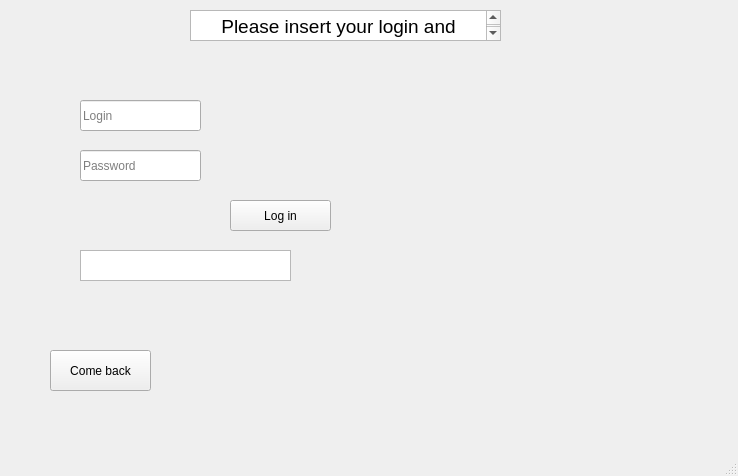
<?xml version="1.0" encoding="UTF-8"?>
<ui version="4.0">
 <class>MainWindow</class>
 <widget class="QMainWindow" name="MainWindow">
  <property name="geometry">
   <rect>
    <x>0</x>
    <y>0</y>
    <width>738</width>
    <height>476</height>
   </rect>
  </property>
  <property name="windowTitle">
   <string>MainWindow</string>
  </property>
  <widget class="QWidget" name="centralwidget">
   <widget class="QStackedWidget" name="stackedWidget">
    <property name="geometry">
     <rect>
      <x>20</x>
      <y>-10</y>
      <width>711</width>
      <height>441</height>
     </rect>
    </property>
    <property name="currentIndex">
     <number>2</number>
    </property>
    <widget class="QWidget" name="page_0">
     <widget class="QPushButton" name="pushButton_login">
      <property name="geometry">
       <rect>
        <x>50</x>
        <y>130</y>
        <width>131</width>
        <height>31</height>
       </rect>
      </property>
      <property name="text">
       <string>Login</string>
      </property>
     </widget>
     <widget class="QPushButton" name="pushButton_newAccount">
      <property name="geometry">
       <rect>
        <x>50</x>
        <y>180</y>
        <width>131</width>
        <height>31</height>
       </rect>
      </property>
      <property name="text">
       <string>Create a new account</string>
      </property>
     </widget>
     <widget class="QTextBrowser" name="textBrowser">
      <property name="geometry">
       <rect>
        <x>80</x>
        <y>10</y>
        <width>521</width>
        <height>81</height>
       </rect>
      </property>
      <property name="html">
       <string>&lt;!DOCTYPE HTML PUBLIC &quot;-//W3C//DTD HTML 4.0//EN&quot; &quot;http://www.w3.org/TR/REC-html40/strict.dtd&quot;&gt;
&lt;html&gt;&lt;head&gt;&lt;meta name=&quot;qrichtext&quot; content=&quot;1&quot; /&gt;&lt;meta charset=&quot;utf-8&quot; /&gt;&lt;style type=&quot;text/css&quot;&gt;
p, li { white-space: pre-wrap; }
hr { height: 1px; border-width: 0; }
li.unchecked::marker { content: &quot;\2610&quot;; }
li.checked::marker { content: &quot;\2612&quot;; }
&lt;/style&gt;&lt;/head&gt;&lt;body style=&quot; font-family:'Segoe UI'; font-size:9pt; font-weight:400; font-style:normal;&quot;&gt;
&lt;p align=&quot;center&quot; style=&quot; margin-top:0px; margin-bottom:0px; margin-left:0px; margin-right:0px; -qt-block-indent:0; text-indent:0px;&quot;&gt;&lt;span style=&quot; font-size:28pt;&quot;&gt;Welcome to the bank!&lt;/span&gt;&lt;/p&gt;&lt;/body&gt;&lt;/html&gt;</string>
      </property>
     </widget>
     <widget class="QTextBrowser" name="textBrowser_Announcement">
      <property name="geometry">
       <rect>
        <x>180</x>
        <y>260</y>
        <width>251</width>
        <height>51</height>
       </rect>
      </property>
     </widget>
    </widget>
    <widget class="QWidget" name="page_1">
     <widget class="QTextBrowser" name="textBrowser_InfoNewAccount">
      <property name="geometry">
       <rect>
        <x>130</x>
        <y>20</y>
        <width>401</width>
        <height>41</height>
       </rect>
      </property>
      <property name="html">
       <string>&lt;!DOCTYPE HTML PUBLIC &quot;-//W3C//DTD HTML 4.0//EN&quot; &quot;http://www.w3.org/TR/REC-html40/strict.dtd&quot;&gt;
&lt;html&gt;&lt;head&gt;&lt;meta name=&quot;qrichtext&quot; content=&quot;1&quot; /&gt;&lt;meta charset=&quot;utf-8&quot; /&gt;&lt;style type=&quot;text/css&quot;&gt;
p, li { white-space: pre-wrap; }
hr { height: 1px; border-width: 0; }
li.unchecked::marker { content: &quot;\2610&quot;; }
li.checked::marker { content: &quot;\2612&quot;; }
&lt;/style&gt;&lt;/head&gt;&lt;body style=&quot; font-family:'Segoe UI'; font-size:9pt; font-weight:400; font-style:normal;&quot;&gt;
&lt;p align=&quot;center&quot; style=&quot; margin-top:0px; margin-bottom:0px; margin-left:0px; margin-right:0px; -qt-block-indent:0; text-indent:0px;&quot;&gt;&lt;span style=&quot; font-size:16pt;&quot;&gt;Please state your name, surname, login and password&lt;/span&gt;&lt;/p&gt;&lt;/body&gt;&lt;/html&gt;</string>
      </property>
     </widget>
     <widget class="QLineEdit" name="lineEdit_newName">
      <property name="geometry">
       <rect>
        <x>60</x>
        <y>120</y>
        <width>113</width>
        <height>20</height>
       </rect>
      </property>
      <property name="inputMask">
       <string/>
      </property>
      <property name="text">
       <string/>
      </property>
      <property name="frame">
       <bool>true</bool>
      </property>
      <property name="placeholderText">
       <string>New name</string>
      </property>
     </widget>
     <widget class="QLineEdit" name="lineEdit_newSurname">
      <property name="geometry">
       <rect>
        <x>60</x>
        <y>150</y>
        <width>113</width>
        <height>20</height>
       </rect>
      </property>
      <property name="placeholderText">
       <string>New surname</string>
      </property>
     </widget>
     <widget class="QLineEdit" name="lineEdit_newTempLogin">
      <property name="geometry">
       <rect>
        <x>60</x>
        <y>180</y>
        <width>113</width>
        <height>20</height>
       </rect>
      </property>
      <property name="placeholderText">
       <string>New Login</string>
      </property>
     </widget>
     <widget class="QLineEdit" name="lineEdit_newTempPassword">
      <property name="geometry">
       <rect>
        <x>60</x>
        <y>210</y>
        <width>113</width>
        <height>20</height>
       </rect>
      </property>
      <property name="placeholderText">
       <string>New password</string>
      </property>
     </widget>
     <widget class="QPushButton" name="pushButton_insertNewData">
      <property name="geometry">
       <rect>
        <x>70</x>
        <y>250</y>
        <width>101</width>
        <height>31</height>
       </rect>
      </property>
      <property name="text">
       <string>Insert</string>
      </property>
     </widget>
     <widget class="QTextBrowser" name="textBrowser_RepeatPassword">
      <property name="geometry">
       <rect>
        <x>370</x>
        <y>120</y>
        <width>181</width>
        <height>71</height>
       </rect>
      </property>
     </widget>
     <widget class="QLineEdit" name="lineEdit_restatePassword">
      <property name="geometry">
       <rect>
        <x>390</x>
        <y>200</y>
        <width>131</width>
        <height>21</height>
       </rect>
      </property>
      <property name="placeholderText">
       <string>Restate your password here</string>
      </property>
     </widget>
     <widget class="QPushButton" name="pushButton_BackToMainMenuFromNewAccount">
      <property name="geometry">
       <rect>
        <x>10</x>
        <y>390</y>
        <width>111</width>
        <height>31</height>
       </rect>
      </property>
      <property name="text">
       <string>Come back to main menu</string>
      </property>
     </widget>
     <widget class="QPushButton" name="pushButton_restate">
      <property name="geometry">
       <rect>
        <x>400</x>
        <y>250</y>
        <width>101</width>
        <height>31</height>
       </rect>
      </property>
      <property name="text">
       <string>Restate</string>
      </property>
     </widget>
    </widget>
    <widget class="QWidget" name="page_2">
     <widget class="QPushButton" name="pushButton_3">
      <property name="geometry">
       <rect>
        <x>210</x>
        <y>210</y>
        <width>101</width>
        <height>31</height>
       </rect>
      </property>
      <property name="text">
       <string>Log in</string>
      </property>
     </widget>
     <widget class="QPushButton" name="pushButton_comeBack">
      <property name="geometry">
       <rect>
        <x>30</x>
        <y>360</y>
        <width>101</width>
        <height>41</height>
       </rect>
      </property>
      <property name="text">
       <string>Come back</string>
      </property>
     </widget>
     <widget class="QLineEdit" name="lineEdit_login">
      <property name="geometry">
       <rect>
        <x>60</x>
        <y>110</y>
        <width>121</width>
        <height>31</height>
       </rect>
      </property>
      <property name="placeholderText">
       <string>Login</string>
      </property>
     </widget>
     <widget class="QLineEdit" name="lineEdit_password">
      <property name="geometry">
       <rect>
        <x>60</x>
        <y>160</y>
        <width>121</width>
        <height>31</height>
       </rect>
      </property>
      <property name="placeholderText">
       <string>Password</string>
      </property>
     </widget>
     <widget class="QTextBrowser" name="textBrowser_2">
      <property name="geometry">
       <rect>
        <x>170</x>
        <y>20</y>
        <width>311</width>
        <height>31</height>
       </rect>
      </property>
      <property name="html">
       <string>&lt;!DOCTYPE HTML PUBLIC &quot;-//W3C//DTD HTML 4.0//EN&quot; &quot;http://www.w3.org/TR/REC-html40/strict.dtd&quot;&gt;
&lt;html&gt;&lt;head&gt;&lt;meta name=&quot;qrichtext&quot; content=&quot;1&quot; /&gt;&lt;meta charset=&quot;utf-8&quot; /&gt;&lt;style type=&quot;text/css&quot;&gt;
p, li { white-space: pre-wrap; }
hr { height: 1px; border-width: 0; }
li.unchecked::marker { content: &quot;\2610&quot;; }
li.checked::marker { content: &quot;\2612&quot;; }
&lt;/style&gt;&lt;/head&gt;&lt;body style=&quot; font-family:'Segoe UI'; font-size:9pt; font-weight:400; font-style:normal;&quot;&gt;
&lt;p align=&quot;center&quot; style=&quot; margin-top:0px; margin-bottom:0px; margin-left:0px; margin-right:0px; -qt-block-indent:0; text-indent:0px;&quot;&gt;&lt;span style=&quot; font-size:14pt;&quot;&gt;Please insert your login and password&lt;/span&gt;&lt;/p&gt;&lt;/body&gt;&lt;/html&gt;</string>
      </property>
     </widget>
     <widget class="QTextBrowser" name="textBrowser_incorrectLogin">
      <property name="geometry">
       <rect>
        <x>60</x>
        <y>260</y>
        <width>211</width>
        <height>31</height>
       </rect>
      </property>
      <property name="html">
       <string>&lt;!DOCTYPE HTML PUBLIC &quot;-//W3C//DTD HTML 4.0//EN&quot; &quot;http://www.w3.org/TR/REC-html40/strict.dtd&quot;&gt;
&lt;html&gt;&lt;head&gt;&lt;meta name=&quot;qrichtext&quot; content=&quot;1&quot; /&gt;&lt;meta charset=&quot;utf-8&quot; /&gt;&lt;style type=&quot;text/css&quot;&gt;
p, li { white-space: pre-wrap; }
hr { height: 1px; border-width: 0; }
li.unchecked::marker { content: &quot;\2610&quot;; }
li.checked::marker { content: &quot;\2612&quot;; }
&lt;/style&gt;&lt;/head&gt;&lt;body style=&quot; font-family:'Segoe UI'; font-size:9pt; font-weight:400; font-style:normal;&quot;&gt;
&lt;p style=&quot;-qt-paragraph-type:empty; margin-top:0px; margin-bottom:0px; margin-left:0px; margin-right:0px; -qt-block-indent:0; text-indent:0px;&quot;&gt;&lt;br /&gt;&lt;/p&gt;&lt;/body&gt;&lt;/html&gt;</string>
      </property>
     </widget>
    </widget>
    <widget class="QWidget" name="page_3">
     <widget class="QTextBrowser" name="textBrowser_welcome">
      <property name="geometry">
       <rect>
        <x>200</x>
        <y>10</y>
        <width>311</width>
        <height>41</height>
       </rect>
      </property>
     </widget>
     <widget class="QPushButton" name="pushButton_InsertMoney">
      <property name="geometry">
       <rect>
        <x>70</x>
        <y>150</y>
        <width>121</width>
        <height>31</height>
       </rect>
      </property>
      <property name="text">
       <string>Insert money</string>
      </property>
     </widget>
     <widget class="QPushButton" name="pushButton_WithdrawMoney">
      <property name="geometry">
       <rect>
        <x>70</x>
        <y>200</y>
        <width>121</width>
        <height>31</height>
       </rect>
      </property>
      <property name="text">
       <string>Withdraw money</string>
      </property>
     </widget>
     <widget class="QPushButton" name="pushButton_TransferMoney">
      <property name="geometry">
       <rect>
        <x>70</x>
        <y>250</y>
        <width>121</width>
        <height>31</height>
       </rect>
      </property>
      <property name="text">
       <string>Transfer money</string>
      </property>
     </widget>
     <widget class="QTextBrowser" name="textBrowser_currentBalance">
      <property name="geometry">
       <rect>
        <x>220</x>
        <y>70</y>
        <width>256</width>
        <height>41</height>
       </rect>
      </property>
     </widget>
     <widget class="QPushButton" name="pushButton_TakeOutLoan">
      <property name="geometry">
       <rect>
        <x>430</x>
        <y>150</y>
        <width>161</width>
        <height>31</height>
       </rect>
      </property>
      <property name="text">
       <string>Take out a loan</string>
      </property>
     </widget>
     <widget class="QPushButton" name="pushButton_GiveBackMoney">
      <property name="geometry">
       <rect>
        <x>430</x>
        <y>200</y>
        <width>161</width>
        <height>31</height>
       </rect>
      </property>
      <property name="text">
       <string>Give back money</string>
      </property>
     </widget>
     <widget class="QPushButton" name="pushButton_ComeBackMainMenu">
      <property name="geometry">
       <rect>
        <x>30</x>
        <y>350</y>
        <width>191</width>
        <height>41</height>
       </rect>
      </property>
      <property name="text">
       <string>Come back to main Menu</string>
      </property>
     </widget>
     <widget class="QPushButton" name="pushButton_BanningTheUser">
      <property name="geometry">
       <rect>
        <x>430</x>
        <y>270</y>
        <width>161</width>
        <height>29</height>
       </rect>
      </property>
      <property name="text">
       <string>Ban a user</string>
      </property>
     </widget>
     <widget class="QPushButton" name="pushButton_UnbanningTheUser">
      <property name="geometry">
       <rect>
        <x>430</x>
        <y>320</y>
        <width>161</width>
        <height>29</height>
       </rect>
      </property>
      <property name="text">
       <string>Unban a user</string>
      </property>
     </widget>
    </widget>
    <widget class="QWidget" name="page_4">
     <widget class="QTextBrowser" name="textBrowser_MoneyGeneral">
      <property name="geometry">
       <rect>
        <x>170</x>
        <y>30</y>
        <width>351</width>
        <height>31</height>
       </rect>
      </property>
     </widget>
     <widget class="QLineEdit" name="lineEdit_InsertAmount">
      <property name="geometry">
       <rect>
        <x>220</x>
        <y>170</y>
        <width>241</width>
        <height>31</height>
       </rect>
      </property>
      <property name="placeholderText">
       <string>Insert amount of money here</string>
      </property>
     </widget>
     <widget class="QTextBrowser" name="textBrowser_confirmationMoney">
      <property name="geometry">
       <rect>
        <x>160</x>
        <y>320</y>
        <width>331</width>
        <height>31</height>
       </rect>
      </property>
     </widget>
     <widget class="QPushButton" name="pushButton_insert">
      <property name="geometry">
       <rect>
        <x>290</x>
        <y>220</y>
        <width>101</width>
        <height>41</height>
       </rect>
      </property>
      <property name="text">
       <string>Insert</string>
      </property>
     </widget>
     <widget class="QPushButton" name="pushButton_comeBackInsert">
      <property name="geometry">
       <rect>
        <x>40</x>
        <y>367</y>
        <width>101</width>
        <height>31</height>
       </rect>
      </property>
      <property name="text">
       <string>Come back</string>
      </property>
     </widget>
     <widget class="QLineEdit" name="lineEdit_TransferToPerson_Name">
      <property name="geometry">
       <rect>
        <x>190</x>
        <y>80</y>
        <width>301</width>
        <height>31</height>
       </rect>
      </property>
      <property name="placeholderText">
       <string>Name of the person to whom you would like to transfer the money</string>
      </property>
     </widget>
     <widget class="QLineEdit" name="lineEdit_TransferToPerson_Surname">
      <property name="geometry">
       <rect>
        <x>190</x>
        <y>120</y>
        <width>301</width>
        <height>31</height>
       </rect>
      </property>
      <property name="placeholderText">
       <string>Surname of the person to whom you would like to transfer the money</string>
      </property>
     </widget>
    </widget>
    <widget class="QWidget" name="page_5">
     <widget class="QTextBrowser" name="textBrowser_welcomeBan">
      <property name="geometry">
       <rect>
        <x>200</x>
        <y>20</y>
        <width>256</width>
        <height>31</height>
       </rect>
      </property>
      <property name="html">
       <string>&lt;!DOCTYPE HTML PUBLIC &quot;-//W3C//DTD HTML 4.0//EN&quot; &quot;http://www.w3.org/TR/REC-html40/strict.dtd&quot;&gt;
&lt;html&gt;&lt;head&gt;&lt;meta name=&quot;qrichtext&quot; content=&quot;1&quot; /&gt;&lt;meta charset=&quot;utf-8&quot; /&gt;&lt;style type=&quot;text/css&quot;&gt;
p, li { white-space: pre-wrap; }
hr { height: 1px; border-width: 0; }
li.unchecked::marker { content: &quot;\2610&quot;; }
li.checked::marker { content: &quot;\2612&quot;; }
&lt;/style&gt;&lt;/head&gt;&lt;body style=&quot; font-family:'Segoe UI'; font-size:9pt; font-weight:400; font-style:normal;&quot;&gt;
&lt;p align=&quot;center&quot; style=&quot; margin-top:0px; margin-bottom:0px; margin-left:0px; margin-right:0px; -qt-block-indent:0; text-indent:0px;&quot;&gt;&lt;span style=&quot; font-size:11pt;&quot;&gt;Which user would you like to ban?&lt;/span&gt;&lt;/p&gt;&lt;/body&gt;&lt;/html&gt;</string>
      </property>
     </widget>
     <widget class="QLineEdit" name="lineEdit_enterUserNameBan">
      <property name="geometry">
       <rect>
        <x>210</x>
        <y>120</y>
        <width>221</width>
        <height>31</height>
       </rect>
      </property>
      <property name="placeholderText">
       <string>Type in the user's name</string>
      </property>
     </widget>
     <widget class="QLineEdit" name="lineEdit_enterUserSurnameBan">
      <property name="geometry">
       <rect>
        <x>210</x>
        <y>160</y>
        <width>221</width>
        <height>31</height>
       </rect>
      </property>
      <property name="placeholderText">
       <string>Type in the user's surname</string>
      </property>
     </widget>
     <widget class="QTextBrowser" name="textBrowser_BanUserInfo">
      <property name="geometry">
       <rect>
        <x>220</x>
        <y>290</y>
        <width>211</width>
        <height>31</height>
       </rect>
      </property>
     </widget>
     <widget class="QPushButton" name="pushButton_comeBackBan">
      <property name="geometry">
       <rect>
        <x>30</x>
        <y>370</y>
        <width>101</width>
        <height>41</height>
       </rect>
      </property>
      <property name="text">
       <string>Come back</string>
      </property>
     </widget>
     <widget class="QPushButton" name="pushButton_Ban">
      <property name="geometry">
       <rect>
        <x>270</x>
        <y>230</y>
        <width>101</width>
        <height>31</height>
       </rect>
      </property>
      <property name="text">
       <string>Ban</string>
      </property>
     </widget>
    </widget>
   </widget>
  </widget>
  <widget class="QMenuBar" name="menubar">
   <property name="geometry">
    <rect>
     <x>0</x>
     <y>0</y>
     <width>738</width>
     <height>17</height>
    </rect>
   </property>
  </widget>
  <widget class="QStatusBar" name="statusbar"/>
 </widget>
 <resources/>
 <connections/>
</ui>
